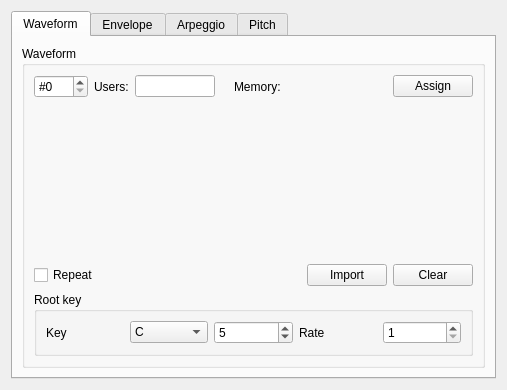
<?xml version="1.0" encoding="UTF-8"?>
<ui version="4.0">
 <class>InstrumentEditorADPCMForm</class>
 <widget class="QWidget" name="InstrumentEditorADPCMForm">
  <property name="geometry">
   <rect>
    <x>0</x>
    <y>0</y>
    <width>507</width>
    <height>390</height>
   </rect>
  </property>
  <property name="windowTitle">
   <string notr="true">Form</string>
  </property>
  <layout class="QHBoxLayout" name="horizontalLayout">
   <item>
    <widget class="QTabWidget" name="tabWidget">
     <property name="currentIndex">
      <number>0</number>
     </property>
     <widget class="QWidget" name="tab">
      <property name="acceptDrops">
       <bool>true</bool>
      </property>
      <attribute name="title">
       <string>Waveform</string>
      </attribute>
      <layout class="QHBoxLayout" name="horizontalLayout_2">
       <item>
        <widget class="QGroupBox" name="waveformGroupBox">
         <property name="title">
          <string>Waveform</string>
         </property>
         <layout class="QVBoxLayout" name="verticalLayout">
          <item>
           <layout class="QHBoxLayout" name="horizontalLayout_3">
            <item>
             <widget class="QSpinBox" name="waveNumSpinBox">
              <property name="keyboardTracking">
               <bool>false</bool>
              </property>
              <property name="prefix">
               <string notr="true">#</string>
              </property>
              <property name="maximum">
               <number>127</number>
              </property>
             </widget>
            </item>
            <item alignment="Qt::AlignRight">
             <widget class="QLabel" name="waveUsersLabel">
              <property name="text">
               <string>Users:</string>
              </property>
             </widget>
            </item>
            <item>
             <widget class="QLineEdit" name="waveUsersLineEdit">
              <property name="readOnly">
               <bool>true</bool>
              </property>
             </widget>
            </item>
            <item>
             <spacer name="horizontalSpacer">
              <property name="orientation">
               <enum>Qt::Horizontal</enum>
              </property>
              <property name="sizeHint" stdset="0">
               <size>
                <width>40</width>
                <height>20</height>
               </size>
              </property>
             </spacer>
            </item>
            <item alignment="Qt::AlignRight">
             <widget class="QLabel" name="waveMemoryLabel">
              <property name="text">
               <string>Memory:</string>
              </property>
             </widget>
            </item>
            <item>
             <widget class="QWidget" name="waveMemoryWidget" native="true">
              <property name="sizePolicy">
               <sizepolicy hsizetype="Expanding" vsizetype="Preferred">
                <horstretch>0</horstretch>
                <verstretch>0</verstretch>
               </sizepolicy>
              </property>
              <property name="minimumSize">
               <size>
                <width>100</width>
                <height>0</height>
               </size>
              </property>
             </widget>
            </item>
            <item>
             <widget class="QPushButton" name="waveAssignPushButton">
              <property name="text">
               <string>Assign</string>
              </property>
             </widget>
            </item>
           </layout>
          </item>
          <item>
           <widget class="QWidget" name="waveViewWidget" native="true">
            <property name="sizePolicy">
             <sizepolicy hsizetype="Preferred" vsizetype="Expanding">
              <horstretch>0</horstretch>
              <verstretch>0</verstretch>
             </sizepolicy>
            </property>
           </widget>
          </item>
          <item>
           <layout class="QHBoxLayout" name="horizontalLayout_7">
            <item>
             <widget class="QCheckBox" name="waveRepeatCheckBox">
              <property name="text">
               <string>Repeat</string>
              </property>
             </widget>
            </item>
            <item>
             <spacer name="horizontalSpacer_3">
              <property name="orientation">
               <enum>Qt::Horizontal</enum>
              </property>
              <property name="sizeHint" stdset="0">
               <size>
                <width>40</width>
                <height>20</height>
               </size>
              </property>
             </spacer>
            </item>
            <item>
             <widget class="QPushButton" name="waveImportPushButton">
              <property name="text">
               <string>Import</string>
              </property>
             </widget>
            </item>
            <item>
             <widget class="QPushButton" name="waveClearPushButton">
              <property name="text">
               <string>Clear</string>
              </property>
             </widget>
            </item>
           </layout>
          </item>
          <item>
           <widget class="QGroupBox" name="rootKeyGroupBox">
            <property name="title">
             <string>Root key</string>
            </property>
            <layout class="QHBoxLayout" name="horizontalLayout_8">
             <item>
              <widget class="QLabel" name="rootKeyLabel">
               <property name="text">
                <string>Key</string>
               </property>
              </widget>
             </item>
             <item>
              <widget class="QComboBox" name="rootKeyComboBox">
               <item>
                <property name="text">
                 <string>C</string>
                </property>
               </item>
               <item>
                <property name="text">
                 <string>C#</string>
                </property>
               </item>
               <item>
                <property name="text">
                 <string>D</string>
                </property>
               </item>
               <item>
                <property name="text">
                 <string>D#</string>
                </property>
               </item>
               <item>
                <property name="text">
                 <string>E</string>
                </property>
               </item>
               <item>
                <property name="text">
                 <string>F</string>
                </property>
               </item>
               <item>
                <property name="text">
                 <string>F#</string>
                </property>
               </item>
               <item>
                <property name="text">
                 <string>G</string>
                </property>
               </item>
               <item>
                <property name="text">
                 <string>G#</string>
                </property>
               </item>
               <item>
                <property name="text">
                 <string>A</string>
                </property>
               </item>
               <item>
                <property name="text">
                 <string>A#</string>
                </property>
               </item>
               <item>
                <property name="text">
                 <string>B</string>
                </property>
               </item>
              </widget>
             </item>
             <item>
              <widget class="QSpinBox" name="rootKeySpinBox">
               <property name="maximum">
                <number>7</number>
               </property>
               <property name="value">
                <number>5</number>
               </property>
              </widget>
             </item>
             <item>
              <widget class="QLabel" name="rootRateLabel">
               <property name="text">
                <string>Rate</string>
               </property>
              </widget>
             </item>
             <item>
              <widget class="QSpinBox" name="rootRateSpinBox">
               <property name="minimum">
                <number>1</number>
               </property>
               <property name="maximum">
                <number>65535</number>
               </property>
              </widget>
             </item>
            </layout>
           </widget>
          </item>
         </layout>
        </widget>
       </item>
      </layout>
     </widget>
     <widget class="QWidget" name="tab_2">
      <attribute name="title">
       <string>Envelope</string>
      </attribute>
      <layout class="QHBoxLayout" name="horizontalLayout_6">
       <item>
        <widget class="QGroupBox" name="envEditGroupBox">
         <property name="title">
          <string>Envelope</string>
         </property>
         <property name="checkable">
          <bool>true</bool>
         </property>
         <property name="checked">
          <bool>false</bool>
         </property>
         <layout class="QGridLayout" name="gridLayout_4">
          <item row="0" column="0">
           <widget class="QSpinBox" name="envNumSpinBox">
            <property name="keyboardTracking">
             <bool>false</bool>
            </property>
            <property name="prefix">
             <string notr="true">#</string>
            </property>
            <property name="maximum">
             <number>127</number>
            </property>
           </widget>
          </item>
          <item row="1" column="0" colspan="4">
           <widget class="VisualizedInstrumentMacroEditor" name="envEditor" native="true"/>
          </item>
          <item row="0" column="1" alignment="Qt::AlignRight">
           <widget class="QLabel" name="envUsersLabel">
            <property name="text">
             <string>Users:</string>
            </property>
           </widget>
          </item>
          <item row="0" column="2">
           <widget class="QLineEdit" name="envUsersLineEdit">
            <property name="focusPolicy">
             <enum>Qt::NoFocus</enum>
            </property>
            <property name="readOnly">
             <bool>true</bool>
            </property>
           </widget>
          </item>
          <item row="0" column="3">
           <spacer name="horizontalSpacer_2">
            <property name="orientation">
             <enum>Qt::Horizontal</enum>
            </property>
            <property name="sizeHint" stdset="0">
             <size>
              <width>40</width>
              <height>20</height>
             </size>
            </property>
           </spacer>
          </item>
         </layout>
        </widget>
       </item>
      </layout>
     </widget>
     <widget class="QWidget" name="tab_3">
      <attribute name="title">
       <string>Arpeggio</string>
      </attribute>
      <layout class="QHBoxLayout" name="horizontalLayout_4">
       <item>
        <widget class="QGroupBox" name="arpEditGroupBox">
         <property name="title">
          <string>Arpeggio</string>
         </property>
         <property name="checkable">
          <bool>true</bool>
         </property>
         <property name="checked">
          <bool>false</bool>
         </property>
         <layout class="QGridLayout" name="gridLayout_8">
          <item row="0" column="5">
           <widget class="QComboBox" name="arpTypeComboBox"/>
          </item>
          <item row="0" column="4">
           <widget class="QLabel" name="arpTypeLabel">
            <property name="text">
             <string>Type:</string>
            </property>
           </widget>
          </item>
          <item row="0" column="0">
           <widget class="QSpinBox" name="arpNumSpinBox">
            <property name="keyboardTracking">
             <bool>false</bool>
            </property>
            <property name="prefix">
             <string notr="true">#</string>
            </property>
            <property name="maximum">
             <number>127</number>
            </property>
           </widget>
          </item>
          <item row="1" column="0" colspan="6">
           <widget class="ArpeggioMacroEditor" name="arpEditor" native="true"/>
          </item>
          <item row="0" column="3">
           <spacer name="horizontalSpacer_4">
            <property name="orientation">
             <enum>Qt::Horizontal</enum>
            </property>
            <property name="sizeHint" stdset="0">
             <size>
              <width>40</width>
              <height>20</height>
             </size>
            </property>
           </spacer>
          </item>
          <item row="0" column="1" alignment="Qt::AlignRight">
           <widget class="QLabel" name="arpUsersLabel">
            <property name="text">
             <string>Users:</string>
            </property>
           </widget>
          </item>
          <item row="0" column="2">
           <widget class="QLineEdit" name="arpUsersLineEdit">
            <property name="focusPolicy">
             <enum>Qt::NoFocus</enum>
            </property>
            <property name="readOnly">
             <bool>true</bool>
            </property>
           </widget>
          </item>
         </layout>
        </widget>
       </item>
      </layout>
     </widget>
     <widget class="QWidget" name="tab_4">
      <attribute name="title">
       <string>Pitch</string>
      </attribute>
      <layout class="QHBoxLayout" name="horizontalLayout_5">
       <item>
        <widget class="QGroupBox" name="ptEditGroupBox">
         <property name="title">
          <string>Pitch</string>
         </property>
         <property name="checkable">
          <bool>true</bool>
         </property>
         <property name="checked">
          <bool>false</bool>
         </property>
         <layout class="QGridLayout" name="gridLayout_11">
          <item row="0" column="1" alignment="Qt::AlignRight">
           <widget class="QLabel" name="ptUsersLabel">
            <property name="text">
             <string>Users:</string>
            </property>
           </widget>
          </item>
          <item row="0" column="4">
           <widget class="QLabel" name="ptTypeLabel">
            <property name="text">
             <string>Type:</string>
            </property>
           </widget>
          </item>
          <item row="0" column="5">
           <widget class="QComboBox" name="ptTypeComboBox"/>
          </item>
          <item row="1" column="0" colspan="6">
           <widget class="VisualizedInstrumentMacroEditor" name="ptEditor" native="true"/>
          </item>
          <item row="0" column="3">
           <spacer name="horizontalSpacer_6">
            <property name="orientation">
             <enum>Qt::Horizontal</enum>
            </property>
            <property name="sizeHint" stdset="0">
             <size>
              <width>40</width>
              <height>20</height>
             </size>
            </property>
           </spacer>
          </item>
          <item row="0" column="0">
           <widget class="QSpinBox" name="ptNumSpinBox">
            <property name="prefix">
             <string notr="true">#</string>
            </property>
            <property name="maximum">
             <number>127</number>
            </property>
           </widget>
          </item>
          <item row="0" column="2">
           <widget class="QLineEdit" name="ptUsersLineEdit">
            <property name="focusPolicy">
             <enum>Qt::NoFocus</enum>
            </property>
            <property name="readOnly">
             <bool>true</bool>
            </property>
           </widget>
          </item>
         </layout>
        </widget>
       </item>
      </layout>
     </widget>
    </widget>
   </item>
  </layout>
 </widget>
 <customwidgets>
  <customwidget>
   <class>VisualizedInstrumentMacroEditor</class>
   <extends>QWidget</extends>
   <header>gui/instrument_editor/visualized_instrument_macro_editor.hpp</header>
   <container>1</container>
  </customwidget>
  <customwidget>
   <class>ArpeggioMacroEditor</class>
   <extends>QWidget</extends>
   <header>gui/instrument_editor/arpeggio_macro_editor.hpp</header>
   <container>1</container>
  </customwidget>
 </customwidgets>
 <tabstops>
  <tabstop>tabWidget</tabstop>
  <tabstop>waveNumSpinBox</tabstop>
  <tabstop>waveUsersLineEdit</tabstop>
  <tabstop>waveAssignPushButton</tabstop>
  <tabstop>waveRepeatCheckBox</tabstop>
  <tabstop>waveImportPushButton</tabstop>
  <tabstop>waveClearPushButton</tabstop>
  <tabstop>rootKeyComboBox</tabstop>
  <tabstop>rootKeySpinBox</tabstop>
  <tabstop>rootRateSpinBox</tabstop>
  <tabstop>envEditGroupBox</tabstop>
  <tabstop>envNumSpinBox</tabstop>
  <tabstop>arpEditGroupBox</tabstop>
  <tabstop>arpNumSpinBox</tabstop>
  <tabstop>arpTypeComboBox</tabstop>
  <tabstop>ptEditGroupBox</tabstop>
  <tabstop>ptNumSpinBox</tabstop>
  <tabstop>ptTypeComboBox</tabstop>
 </tabstops>
 <resources/>
 <connections/>
</ui>
